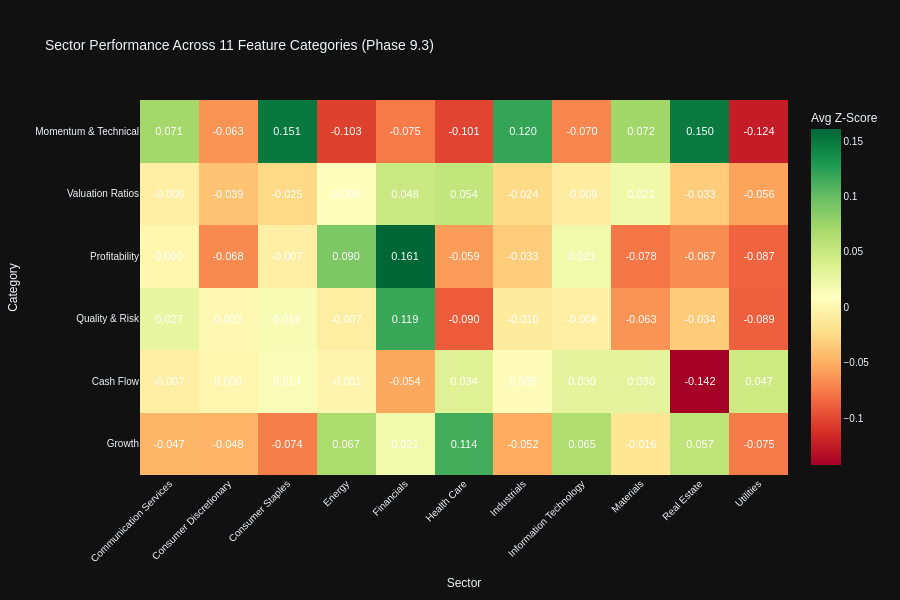

The cell this chart's notebook holds for it:
### Code cell
# Visualization 1: Category Heatmaps (Sector × Category)
print("\n📊 Category Performance Heatmaps:")

# Compute category scores by averaging z-scores of metrics within each category
from scipy.stats import zscore

category_sector_scores = {}

for category_name, category_metrics in category_mapping.items():
    available_in_category = [m for m in category_metrics if m in all_stocks_scaled.columns]

    if len(available_in_category) == 0:
        print(f"  ⚠️ Skipping {category_name}: No available metrics")
        continue

    # Compute z-scores for available metrics and average by sector
    category_data = all_stocks_scaled[available_in_category + ['sector']].copy()

    # Convert to numeric and compute z-scores
    for col in available_in_category:
        category_data[col] = pd.to_numeric(category_data[col], errors='coerce')

    # Compute z-scores (handle NaNs)
    z_scored_data = category_data[available_in_category].apply(lambda x: zscore(x, nan_policy='omit'))
    category_data['category_score'] = z_scored_data.mean(axis=1)

    # Aggregate by sector
    sector_scores = category_data.groupby('sector')['category_score'].mean().sort_values(ascending=False)
    category_sector_scores[category_name] = sector_scores

# Create heatmap matrix
if category_sector_scores:
    heatmap_df = pd.DataFrame(category_sector_scores).T

    # Create interactive heatmap with value annotations
    # Following code_guidelines.md Section 17.1: Heatmaps and Conditional Formatting
    fig_category_heatmap = px.imshow(
            heatmap_df,
            labels=dict(x="Sector", y="Category", color="Avg Z-Score"),
            title="Sector Performance Across 11 Feature Categories (Phase 9.3)",
            color_continuous_scale="RdYlGn",  # Diverging scale for z-scores centered at zero
            aspect="auto",
            text_auto=".3f"  # ✅ Display values formatted to 3 decimals (Section 17.1)
            )

    # Enhanced styling per Section 17.1 style guidelines
    fig_category_heatmap.update_traces(
            textfont=dict(
                    size=11,
                    color='white',  # High contrast on diverging color scale
                    family='Arial'  # Standard sans-serif font (Section 17.4)
                    )
            )

    fig_category_heatmap.update_layout(
            height=600,
            xaxis_tickangle=-45,
            font=dict(size=10, family="Arial"),
            template="plotly_dark"  # ✅ Dark mode compatible theme (Section 17.1)
            )

    fig_category_heatmap.show()
    output_path = eda_output_dir / "phase93_category_sector_heatmap.html"
    fig_category_heatmap.write_html(output_path)

    print(f"\n✓ Category heatmap visualization complete")
    print(f"  Categories visualized: {len(category_sector_scores)}")
    print(f"  Sectors analyzed: {len(heatmap_df.columns)}")
    print(f"  Output: {output_path}")

    # Display top performing sector per category
    print(f"\n  🏆 Top Performing Sectors by Category:")
    for category, scores in list(category_sector_scores.items())[:5]:
        top_sector = scores.idxmax()
        top_score = scores.max()
        print(f"    {category}: {top_sector} (z-score: {top_score:.2f})")
else:
    print("  ⚠️ No category data available for visualization")

### Figure 1 — Plotly figure (JSON) as saved in the notebook; plotly's stock layout.template omitted (floating-point values rounded to 4 significant figures)
{"data": [{"coloraxis": "coloraxis", "name": "0", "texttemplate": "%{z:.3f}", "x": ["Communication Services", "Consumer Discretionary", "Consumer Staples", "Energy", "Financials", "Health Care", "Industrials", "Information Technology", "Materials", "Real Estate", "Utilities"], "y": ["Momentum & Technical", "Valuation Ratios", "Profitability", "Quality & Risk", "Cash Flow", "Growth"], "z": [[0.07057, -0.06336, 0.1509, -0.1034, -0.0751, -0.1013, 0.1201, -0.06979, 0.07211, 0.1495, -0.1237], [-0.006351, -0.03919, -0.02487, 0.00808, 0.04827, 0.0536, -0.02416, -0.008804, 0.02143, -0.03281, -0.0562], [8.987e-05, -0.06815, -0.006644, 0.08956, 0.161, -0.05902, -0.03275, 0.02088, -0.0776, -0.06663, -0.0865], [0.02709, 0.002623, 0.01588, -0.007455, 0.1187, -0.08985, -0.009886, -0.006239, -0.06333, -0.03381, -0.0886], [-0.006591, 0.0004464, 0.01373, -0.001403, -0.05414, 0.03415, 0.005108, 0.03006, 0.03006, -0.1423, 0.04675], [-0.0466, -0.04794, -0.07358, 0.06666, 0.02078, 0.1138, -0.05217, 0.06456, -0.01555, 0.05661, -0.07493]], "type": "heatmap", "xaxis": "x", "yaxis": "y", "hovertemplate": "Sector: %{x}<br>Category: %{y}<br>Avg Z-Score: %{z}<extra></extra>", "textfont": {"color": "white", "family": "Arial", "size": 11}}], "layout": {"xaxis": {"anchor": "y", "domain": [0, 1], "title": {"text": "Sector"}, "tickangle": -45}, "yaxis": {"anchor": "x", "domain": [0, 1], "autorange": "reversed", "title": {"text": "Category"}}, "coloraxis": {"colorbar": {"title": {"text": "Avg Z-Score"}}, "colorscale": [[0, "rgb(165,0,38)"], [0.1, "rgb(215,48,39)"], [0.2, "rgb(244,109,67)"], [0.3, "rgb(253,174,97)"], [0.4, "rgb(254,224,139)"], [0.5, "rgb(255,255,191)"], [0.6, "rgb(217,239,139)"], [0.7, "rgb(166,217,106)"], [0.8, "rgb(102,189,99)"], [0.9, "rgb(26,152,80)"], [1, "rgb(0,104,55)"]]}, "title": {"text": "Sector Performance Across 11 Feature Categories (Phase 9.3)"}, "font": {"size": 10, "family": "Arial"}, "height": 600}}
